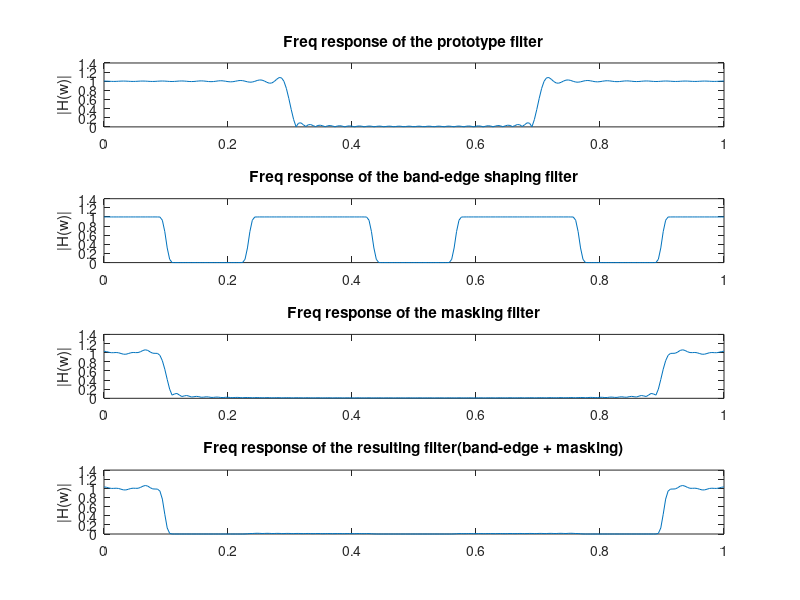
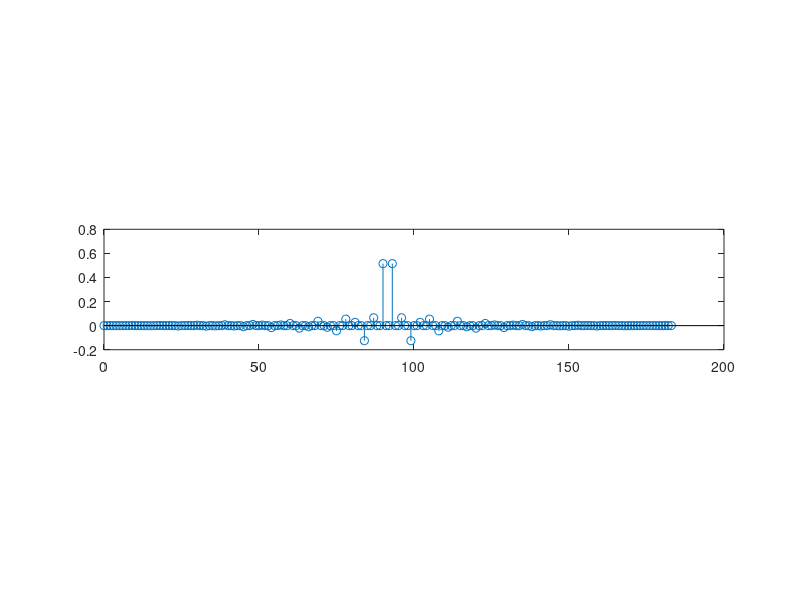
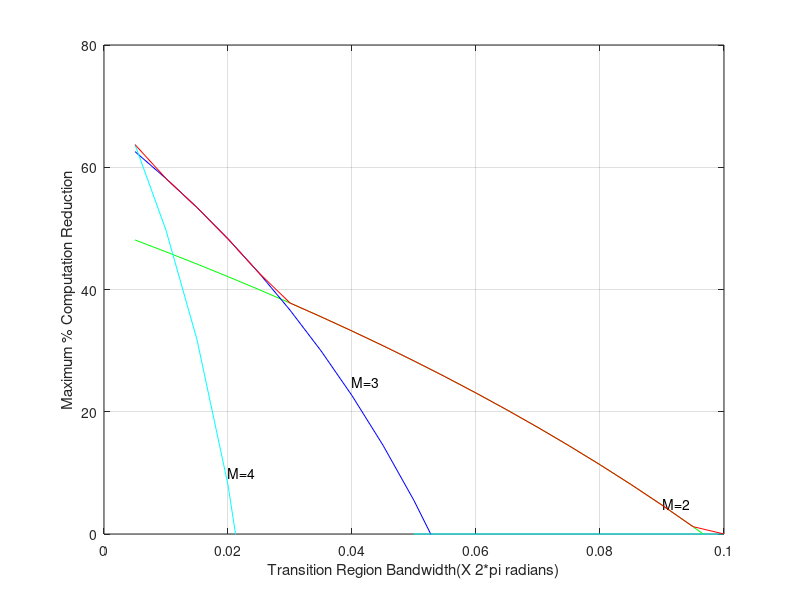
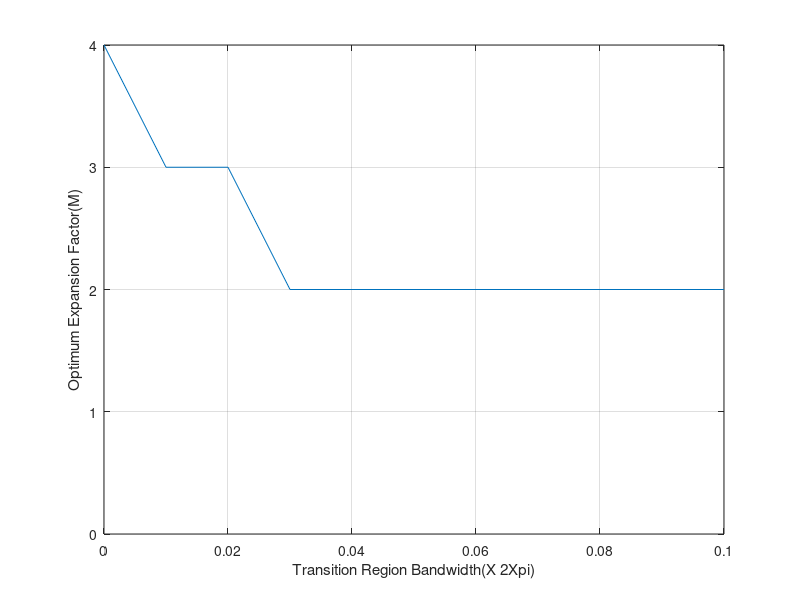

Recreate these plots in MATLAB, in order. (Note: this script raises an error after producing the figures.)
% Code illustrating the magnitude response of the band-edge shaping filter,
%the masking filter and the resulting filter. Also contained is the 1) relationship between the percentage 
%computation reduction and the transition bandwidth, 2) the relationship between the optimum expansion factor and the 
%transition bandwidth, 3) the relationship between the maximum computation reduction and the transition bandwidth. 
%Note that the values corresponding to the passband width, the transition width, the expansion factor need to be 
%changed when plotting for different values. 
%Reference: R Lyons, “Interpolated Narrowband Lowpass Filters”, IEEE Signal Processing Magazine, vol. 20, pp. 50-57, Jan. 2003.
%@version 1.0
%@author Veinstin Furtado <vrfurtado@mun.ca>

close all
clear all
%% Select the range of alpha you wish to run plots for
   expansion_factor=3;
   M=61;
   wc=0.1*2*pi*expansion_factor;
   alp = M/2;
   n = 0:1:floor(2*alp);
   nfine= linspace(0,ceil(2*alp),300);
   h = (wc/pi)*sinc((wc/pi)*(n-alp)); 
   henv = (wc/pi)*sinc((wc/pi)*(nfine-alp)); 
   a=[1 zeros(1,length(h)-1)];
%Interpolate the impulse response
h_interpolated=upsample(h,expansion_factor);
for r = 1:expansion_factor-1
   h_interpolated(length(h_interpolated))=[];
end
n_interpolated=0:1:length(h_interpolated)-1;
b=[1 zeros(1,length(h_interpolated)-1)];
window_length=((expansion_factor*(M+1-1))+1);
h_interpolated=h_interpolated.*kaiser(window_length,5.65326)';
 
%Mask the interpolated response to attenuate the repetitive bands
wc_ma=0.1*2*pi;
M_ma=32;
n_ma = 0:1:floor(2*(M_ma/2));
h_ma = (wc_ma/pi)*sinc((wc_ma/pi)*(n-(M_ma/2))); 
c=[1 zeros(1,length(h_ma)-1)];
 
% Determine and plot frequency response
   w=linspace(0,2*pi,256);
   H=freqz(h,a,w);
   H_be=freqz(h_interpolated,b,w);
   H_ma=freqz(h_ma,c,w);
   
% Attenuate the repetitive passbands
y=H_ma.*H_be;
%Plot the magnitude response of the prototype, band-edge and masking filter
   figure
   subplot(411), plot(w/(2*pi),abs(H))
   ylabel('|H(w)|'), title('Freq response of the prototype filter')
   subplot(412), plot(w/(2*pi),abs(H_be))
   ylabel('|H(w)|'), title('Freq response of the band-edge shaping filter')
   subplot(413), plot(w/(2*pi),abs(H_ma))
   ylabel('|H(w)|'), title('Freq response of the masking filter')
   subplot(414), plot(w/(2*pi),abs(y))
   ylabel('|H(w)|'), title('Freq response of the resulting filter(band-edge + masking)')
   % Also plot impulse response and zero locations - but omit vry marge magnitude zeros   
   figure
   stem(n,h),
   hold on
   plot(nfine,henv), hold off
   xlabel('n'), ylabel('h(n)'), title('Impulse response')
   subplot(312),stem(n_interpolated,h_interpolated)
   
% Relationship between % computation reduction and transition bandwith
A=60;
fpass=0.1;
M2=2;
M3=3;
M4=4;
 
ftrans1=linspace(0,0.1,21);
max_red=zeros(1,21);
N_tr=((A-8)./(2.285*ftrans1*2*pi))+1;
N_be=((A-8)./(2.285*M2*ftrans1*2*pi))+1;
N_ma=((A-8)./(2.295*(((2*pi)/M2)-((fpass*2*pi)+(ftrans1*2*pi))-(fpass*2*pi))))+1;
comp_reduct2=((N_tr-N_be-N_ma)./N_tr)*100;
 
N_tr=((A-8)./(2.285*ftrans1*2*pi))+1;
N_be=((A-8)./(2.285*M3*ftrans1*2*pi))+1;
N_ma=((A-8)./(2.295*(((2*pi)/M3)-((fpass*2*pi)+(ftrans1*2*pi))-(fpass*2*pi))))+1;
comp_reduct3=((N_tr-N_be-N_ma)./N_tr)*100;
 
N_tr=((A-8)./(2.285*ftrans1*2*pi))+1;
N_be=((A-8)./(2.285*M4*ftrans1*2*pi))+1;
N_ma=((A-8)./(2.295*(((2*pi)/M4)-((fpass*2*pi)+(ftrans1*2*pi))-(fpass*2*pi))))+1;
comp_reduct4=((N_tr-N_be-N_ma)./N_tr)*100;
 
 
for x=1:21
    if(((2*pi)-(M4*ftrans1(x)*2*pi)-(2*M4*fpass*2*pi))<=0)
      comp_reduct4(x)=0;
    elseif(((2*pi)-(M3*ftrans1(x)*2*pi)-(2*M3*fpass*2*pi))<=0)
      comp_reduct3(x)=0;
    elseif(((2*pi)-(M2*ftrans1(x)*2*pi)-(2*M2*fpass*2*pi))<=0)
      comp_reduct2(x)=0;
    end
    max_red(x)=max([comp_reduct4(x),comp_reduct3(x),comp_reduct2(x)]);
end
figure
plot(ftrans1,comp_reduct2,'g')
text(0.09,5,'M=2')
hold on
plot(ftrans1,comp_reduct3,'b')
text(0.04,25,'M=3')
hold on
plot(ftrans1,comp_reduct4,'c')
text(0.02,10,'M=4')
hold on
plot(ftrans1,max_red,'r')
xlabel('Transition Region Bandwidth(X 2*pi radians)')
ylabel('Maximum % Computation Reduction')
axis([0 0.1 0 80])
grid on
%plot(ftrans,comp_reduct1)
 
% Relationship between optimum expansion factor and transition bandwith 
A=60;
ftrans=0:0.01:0.10;
optimum_val=zeros(1,11);
for i = 1:11
N_tr=((A-8)/(2.285*ftrans(i)*2*pi))+1;
N_be=((A-8)/(2.285*M2*ftrans(i)*2*pi))+1;
N_ma=((A-8)/(2.295*(((2*pi)/M2)-((fpass*2*pi)+(ftrans(i)*2*pi))-(fpass*2*pi))))+1;
c2=((N_tr-N_be-N_ma)/N_tr)*100;
 
%N_tr=((A-8)/(2.285*ftrans(i)*2*pi))+1;
N_be=((A-8)/(2.285*M3*ftrans(i)*2*pi))+1;
N_ma=((A-8)/(2.295*(((2*pi)/M3)-((fpass*2*pi)+(ftrans(i)*2*pi))-(fpass*2*pi))))+1;
c3=((N_tr-N_be-N_ma)/N_tr)*100;
 
%N_tr=((A-8)/(2.285*ftrans(i)*2*pi))+1;
N_be=((A-8)/(2.285*M4*ftrans(i)*2*pi))+1;
N_ma=((A-8)/(2.295*(((2*pi)/M4)-((fpass*2*pi)+(ftrans(i)*2*pi))-(fpass*2*pi))))+1;
c4=((N_tr-N_be-N_ma)/N_tr)*100;
    
    if(max([c2,c3,c4])==c2)
      optimum_val(i)=2;
    elseif(max([c2,c3,c4])==c3)
        optimum_val(i)=3;
    else
        optimum_val(i)=4;
    end
    
    if(((2*pi)-(M2*ftrans(i)*2*pi)-(2*M2*fpass*2*pi))<=0)
    optimum_val(i)=optimum_val(i-1);
    elseif(((2*pi)-(M3*ftrans(i)*2*pi)-(2*M3*fpass*2*pi))<=0)
    optimum_val(i)=optimum_val(i-1); 
    elseif(((2*pi)-(M4*ftrans(i)*2*pi)-(2*M4*fpass*2*pi))<=0)
    optimum_val(i)=optimum_val(i-1);    
    end
    
end  
figure   
plot(ftrans,optimum_val)
xlabel('Transition Region Bandwidth(X 2Xpi)')
ylabel('Optimum Expansion Factor(M)')
axis([0 0.1 0 4])
grid on

%Code illustrating the high pass filter design-
close all
clear all
expansion_factor=3;
   wc =0.2*pi*expansion_factor; wc2 = pi;
   alp = 25;
   n = 0:1:ceil(2*alp);
   nfine= linspace(0,ceil(2*alp),300);
   wc1 = wc; wc2 = pi;
   hlow = (wc/pi)*sinc((wc/pi)*(n-alp)); %% Using Matlab function sinc(x) = sin(pi*x)/(pi*x)
   hlowenv = (wc/pi)*sinc((wc/pi)*(nfine-alp));
   h  = sinc(n-alp) - hlow; 
   henv = sinc(nfine-alp) - hlowenv;
   %
   z = roots(h);
   a=[1 zeros(1,length(h)-1)];
   p = roots(a);
  %interpolate the high pass filter
 
h_interpolated=upsample(h,expansion_factor);
for r = 1:expansion_factor-1
   h_interpolated(length(h_interpolated))=[];
end
n_interpolated=0:1:length(h_interpolated)-1;
b=[1 zeros(1,length(h_interpolated)-1)];
 
  %Print out zero locations
  disp(sprintf('Locations of zeros in z-plane for alpha = %4.2f',alp))
  for k=1:length(z)
      disp(sprintf('r=%7.4f (1/r=%7.4f) theta=%7.4f', abs(z(k)), 1/abs(z(k)), angle(z(k)) ));
  end
  
    %
   N=512;
   w=linspace(0,pi,N);
   H_be=freqz(h_interpolated,b,w);
   H=freqz(h,a,w);
       wc1_ma =0.5*pi;
   alp_ma = 25;
   n_ma = 0:1:ceil(2*alp_ma);
   nfine_ma= linspace(0,ceil(2*alp_ma),300);
   %
   % For high-pass case, subtract a low-pass from an all-pass
   wc2 = pi;
   hlow_ma = (wc1_ma/pi)*sinc((wc1_ma/pi)*(n_ma-alp_ma)); %% Using Matlab function sinc(x) = sin(pi*x)/(pi*x)
   hlowenv_ma = (wc1_ma/pi)*sinc((wc1_ma/pi)*(nfine_ma-alp_ma));
   
   h_ma  = sinc(n_ma-alp_ma) - hlow_ma; 
   henv_ma = sinc(nfine-alp_ma) - hlowenv_ma;
   %
   c=[1 zeros(1,length(h)-1)];
   H_ma=freqz(h_ma,c,w);
   
   y=abs(H_ma).*abs(H_be);
   
   figure
   subplot(411), plot(w/pi,abs(H))
   xlabel('w'),ylabel('|H(w)|')
   title(sprintf('Frequency plot for prototype filter, alpha = %4.2f, wc1 = %4.2f pi, wc2 = %4.2f pi',alp,            wc1/pi,wc2/pi));
   subplot(412), plot(w/pi,abs(H_be))
   xlabel('w'),ylabel('|H(w)|')
   title('Frequency plot for bandedge shaping filter');
   subplot(413), plot(w/pi,abs(H_ma))
   xlabel('w'),ylabel('|H(w)|')
   title('Frequency plot for masking filter');
   subplot(414), plot(w/pi,abs(y))
   xlabel('w'),ylabel('|H(w)|')
   title('Frequency plot for resulting filter');
   figure
   subplot(311), stem(n,h),
   hold on
   plot(nfine,henv), hold off
   xlabel('n'), ylabel('h(n)'), title('Imp resp')
   title(sprintf('Impulse response and zero locations for alpha = %4.2f and wc = %4.2f pi, wc2 = %4.2f pi',alp,    wc1/pi,wc2/pi));
   subplot(312), zplane(z,p), %% title('Zero locations for H(z), alpha = ')
   subplot(313),stem(n_interpolated,h_interpolated)
   
   
 

%Code illustrating a practical FIR application-
fp=0.1; %0.1 hertz
fs=1; %1 hertz
t=0:1/fs:200;
x = cos(0.2*t);
x_ns=x'+0.25*randn(length(t),1); % noisy waveform
subplot(211),plot(t,x_ns)
xlabel('n')
ylabel('Noisy signal')
y_freq=fft(x_ns);
w=linspace(0,pi,201);
%subplot(512),plot(w/pi,abs(y_freq))
 
D1 = mean(grpdelay(fir1(61,0.6,'low',kaiser(62,5.65326))));
D=ceil(D1);
[b1 a1]=fir1(61,0.6,'low',kaiser(62,5.65326));
y1 = filter(b1,a1,[x_ns; zeros(D,1)]); 
y1=y1(D+1:end);
 
D2 = mean(grpdelay(fir1(32,0.2,'low',kaiser(33,5.65326))));
D=ceil(D2);
[b2 a2]=fir1(32,0.1,'low',kaiser(33,5.65326));
y2=filter(b2,a2,[y1; zeros(D,1)]);
y2=y2(D+1:end);
subplot(212),plot(t,y2);
xlabel('n')
ylabel('Filtered Signal')
